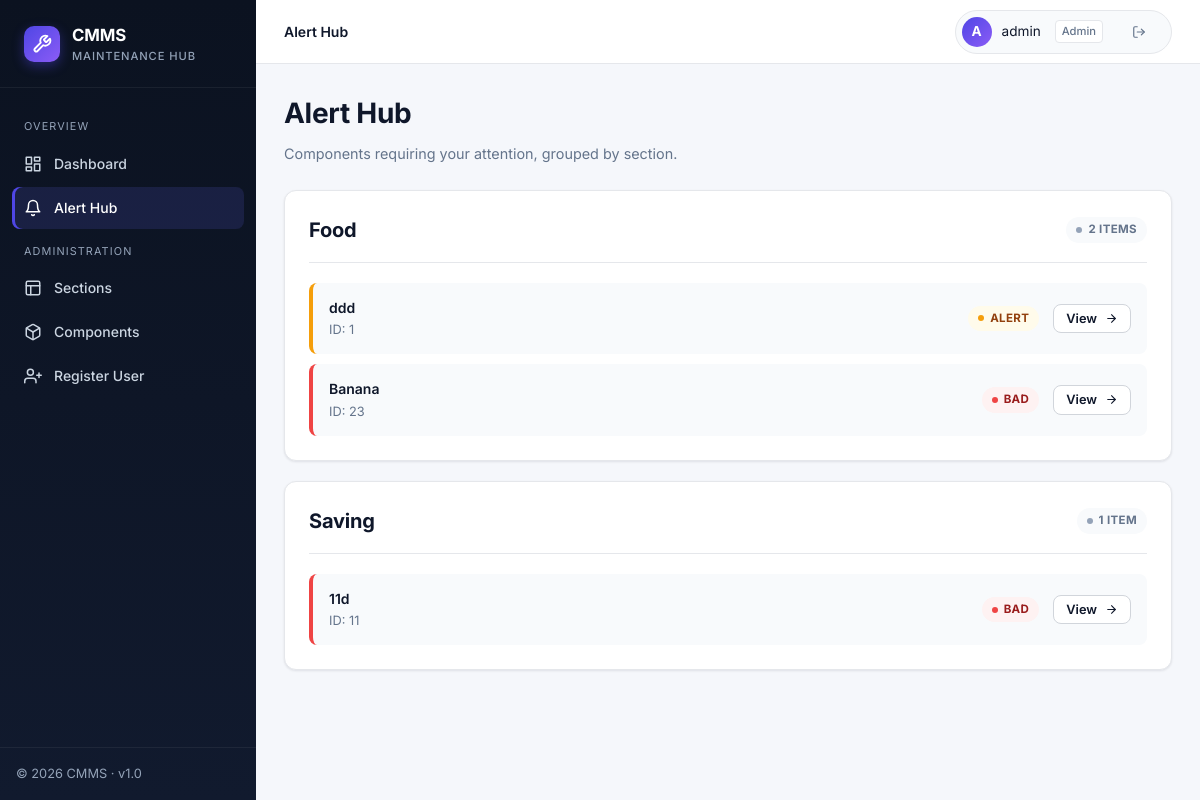
Before: /alert_hub (signed in) with the older database file.
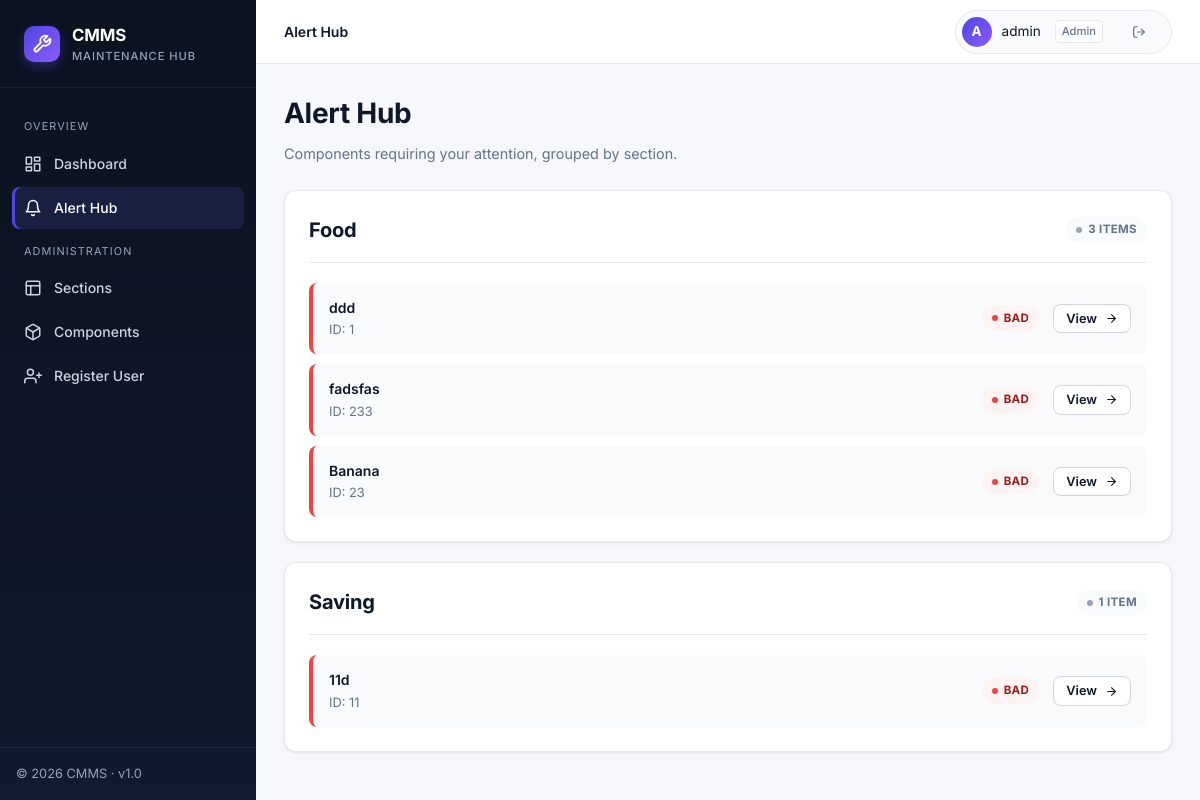
After: the same page with the newer database file.
### app/models.py (models this page shows, shortened)
class User(UserMixin, db.Model):
    id = db.Column(db.Integer, primary_key=True)
    username = db.Column(db.String(64), index=True, unique=True)
    password_hash = db.Column(db.String(128))
    role = db.Column(db.String(20), default='Authorized') # Admin, Authorized
    logs = db.relationship('MaintenanceLog', backref='author', lazy='dynamic')

class Section(db.Model):
    id = db.Column(db.Integer, primary_key=True)
    name = db.Column(db.String(64), unique=True, nullable=False)
    components = db.relationship('Component', backref='section', lazy='dynamic', cascade="all, delete-orphan")

class Component(db.Model):
    id = db.Column(db.Integer, primary_key=True)
    unique_id = db.Column(db.String(64), unique=True, index=True, nullable=False)
    name = db.Column(db.String(128), nullable=False)
    section_id = db.Column(db.Integer, db.ForeignKey('section.id'))
    status = db.Column(db.String(20), default='Good') # Good, Alert, Bad
    expiry_date = db.Column(db.DateTime)
    history = db.relationship('MaintenanceLog', backref='component', lazy='dynamic', cascade="all, delete-orphan")
    alert_settings = db.relationship('AlertSettings', backref='component', uselist=False, cascade="all, delete-orphan")

### app/routes.py (the view)
@bp.route('/alert_hub')
@login_required
def alert_hub():
    components = Component.query.all()
    check_component_alerts(components, db.session)
    alert_components_by_section = {}
    for c in components:
        if c.status in ['Alert', 'Bad']:
            sec_name = c.section.name if c.section else 'Unknown'
            if sec_name not in alert_components_by_section:
                alert_components_by_section[sec_name] = []
            alert_components_by_section[sec_name].append(c)
    return render_template('alert_hub.html', title='Alert Hub', alert_data=alert_components_by_section)

### app/models.py (called while the page is built)
@login_manager.user_loader
def load_user(id):
    return User.query.get(int(id))

### app/templates/alert_hub.html (shortened to what this page needs)
{% extends "base.html" %}
{% block topbar_title %}Alert Hub{% endblock %}
{% block content %}
<div class="page-header">
    <div>
        <h1>Alert Hub</h1>
        <div class="subtitle">Components requiring your attention, grouped by section.</div>
    </div>
</div>
{% for section_name, comps in alert_data.items() %}
<div class="card" style="margin-bottom:18px;">
    <div class="card-header">
        <h2>{{ section_name }}</h2>
        <span class="pill pill-neutral">{{ comps|length }} item{{ '' if comps|length == 1 else 's' }}</span>
    </div>
    <div style="display:flex; flex-direction:column; gap:10px;">
        {% for component in comps %}
        <div style="display:flex; align-items:center; justify-content:space-between; padding:14px 16px; background:var(--surface-2); border-radius:var(--radius-sm); border-left:4px solid {% if component.status == 'Bad' %}var(--danger){% else %}var(--warning){% endif %};">
            <div>
                <div style="font-weight:600; color:var(--text);">{{ component.name }}</div>
                <div style="font-size:.8rem; color:var(--text-muted); margin-top:2px;">ID: {{ component.unique_id }}</div>
            </div>
            <div style="display:flex; align-items:center; gap:14px;">
                <span class="pill {% if component.status == 'Bad' %}pill-bad{% else %}pill-alert{% endif %}">{{ component.status }}</span>
                <a href="{{ url_for('main.component_detail', id=component.id) }}" class="btn btn-secondary btn-sm">
                    View
                    <svg viewBox="0 0 24 24" fill="none" stroke="currentColor" stroke-width="2" stroke-linecap="round" stroke-linejoin="round" width="13" height="13"><line x1="5" y1="12" x2="19" y2="12"/><polyline points="12 5 19 12 12 19"/></svg>
                </a>
            </div>
        </div>
        {% endfor %}
    </div>
</div>
{% endfor %}
{% endblock %}

### app/templates/base.html (shortened to what this page needs)
<!DOCTYPE html>
<html lang="en">
<head>
    <link rel="stylesheet" href="https://cdn.jsdelivr.net/npm/flatpickr/dist/flatpickr.min.css">
    <link rel="stylesheet" href="https://cdn.jsdelivr.net/npm/flatpickr/dist/themes/airbnb.css">
</head>
<body>
{% if current_user.is_authenticated %}
<div class="app">
    <aside class="sidebar" id="sidebar">
        <div class="sidebar-brand">
            <div class="logo">
                <svg viewBox="0 0 24 24" fill="none" stroke="currentColor" stroke-width="2.2" stroke-linecap="round" stroke-linejoin="round" width="20" height="20">
                    <path d="M14.7 6.3a1 1 0 0 0 0 1.4l1.6 1.6a1 1 0 0 0 1.4 0l3.77-3.77a6 6 0 0 1-7.94 7.94l-6.91 6.91a2.12 2.12 0 0 1-3-3l6.91-6.91a6 6 0 0 1 7.94-7.94l-3.76 3.76z"/>
                </svg>
            </div>
            <div>
                <div class="name">CMMS</div>
                <span class="tag">Maintenance Hub</span>
            </div>
        </div>
        <nav class="sidebar-nav">
            <div class="nav-section">Overview</div>
            <a href="{{ url_for('main.index') }}" class="nav-link {% if request.endpoint == 'main.index' %}active{% endif %}">
                <svg viewBox="0 0 24 24" fill="none" stroke="currentColor" stroke-width="2" stroke-linecap="round" stroke-linejoin="round"><rect x="3" y="3" width="7" height="9"/><rect x="14" y="3" width="7" height="5"/><rect x="14" y="12" width="7" height="9"/><rect x="3" y="16" width="7" height="5"/></svg>
                Dashboard
            </a>
            <a href="{{ url_for('main.alert_hub') }}" class="nav-link {% if request.endpoint == 'main.alert_hub' %}active{% endif %}">
                <svg viewBox="0 0 24 24" fill="none" stroke="currentColor" stroke-width="2" stroke-linecap="round" stroke-linejoin="round"><path d="M18 8A6 6 0 0 0 6 8c0 7-3 9-3 9h18s-3-2-3-9"/><path d="M13.73 21a2 2 0 0 1-3.46 0"/></svg>
                Alert Hub
            </a>
            {% if current_user.role == 'Admin' %}
            <div class="nav-section">Administration</div>
            <a href="{{ url_for('main.manage_sections') }}" class="nav-link {% if request.endpoint == 'main.manage_sections' %}active{% endif %}">
                <svg viewBox="0 0 24 24" fill="none" stroke="currentColor" stroke-width="2" stroke-linecap="round" stroke-linejoin="round"><rect x="3" y="3" width="18" height="18" rx="2"/><path d="M3 9h18"/><path d="M9 21V9"/></svg>
                Sections
            </a>
            <a href="{{ url_for('main.manage_components') }}" class="nav-link {% if request.endpoint == 'main.manage_components' %}active{% endif %}">
                Components
            </a>
            <a href="{{ url_for('main.register') }}" class="nav-link {% if request.endpoint == 'main.register' %}active{% endif %}">
                <svg viewBox="0 0 24 24" fill="none" stroke="currentColor" stroke-width="2" stroke-linecap="round" stroke-linejoin="round"><path d="M16 21v-2a4 4 0 0 0-4-4H5a4 4 0 0 0-4 4v2"/><circle cx="8.5" cy="7" r="4"/><line x1="20" y1="8" x2="20" y2="14"/><line x1="23" y1="11" x2="17" y2="11"/></svg>
                Register User
            </a>
            {% endif %}
        </nav>
        <div class="sidebar-footer">
            &copy; {{ moment().format('YYYY') if moment is defined else '2026' }} CMMS · v1.0
        </div>
    </aside>
    <div class="main">
        <header class="topbar">
            <div class="topbar-left">
                <span class="topbar-title">{% block topbar_title %}{% endblock %}</span>
            </div>
            <div class="topbar-right">
                <div class="user-chip">
                    <span class="avatar">{{ current_user.username[0]|upper }}</span>
                    <span>{{ current_user.username }}</span>
                    <span class="role">{{ current_user.role }}</span>
                    <a href="{{ url_for('main.logout') }}" class="btn btn-ghost btn-sm" title="Sign out" style="margin-left:6px;">
                        <svg viewBox="0 0 24 24" fill="none" stroke="currentColor" stroke-width="2" stroke-linecap="round" stroke-linejoin="round" width="14" height="14"><path d="M9 21H5a2 2 0 0 1-2-2V5a2 2 0 0 1 2-2h4"/><polyline points="16 17 21 12 16 7"/><line x1="21" y1="12" x2="9" y2="12"/></svg>
                    </a>
                </div>
            </div>
        </header>
        <main class="content">
            {% block content %}{% endblock %}
        </main>
    </div>
</div>
{% else %}
    {% block auth_content %}{% endblock %}
{% endif %}
</body>
</html>

Changed rows visible on the page:
changed Section "Food": gains Component (name "fadsfas", unique_id "233", status "BAD"); comps "2" → "3"
changed Component "ddd": status "ALERT" → "BAD"
